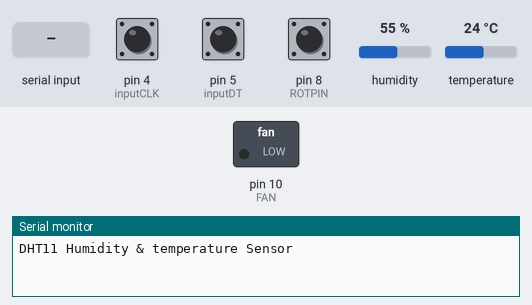
Simulated run of this sketch. Board: Arduino Uno, built with avr-gcc and run on an emulated ATmega328P. On the bench: switched loads named in the sketch (green lamp = pin HIGH), the last lines printed to the serial monitor. Inputs (shaded band) come from the test bench; at power-on: pin 8 (ROTPIN) HIGH, pin 4 (inputCLK) HIGH, pin 5 (inputDT) HIGH, humidity 55 %, temperature 24 °C.

Above: at 2.2 s.
2.3 s: "C;" received over Serial
At 4.1 s:
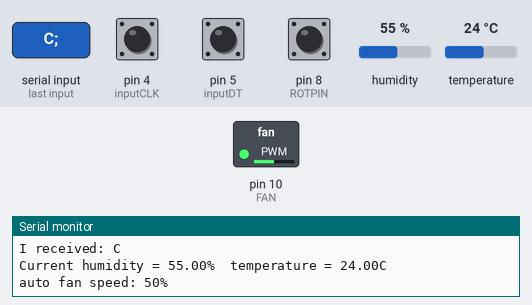
4.8 s: pin 8 (ROTPIN) pulled LOW for 0.15 s
6.4 s: "B;" received over Serial
8.9 s: pin 4 (inputCLK) pulled LOW for 0.15 s
At 10.2 s:
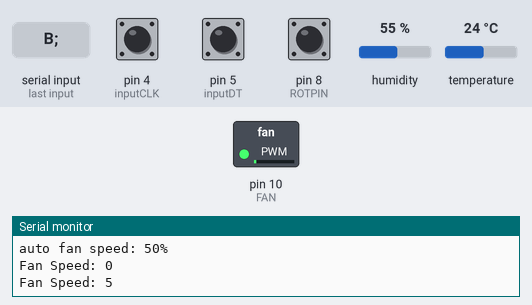
10.5 s: pin 4 (inputCLK) pulled LOW for 3.2 s
At 14.5 s:
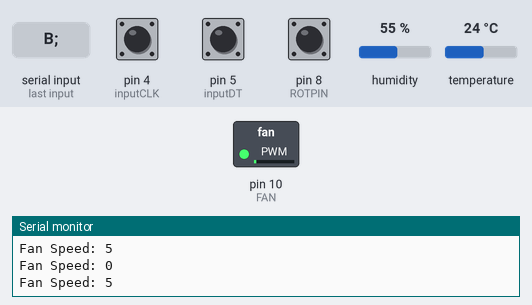
15.2 s: "90,45;" received over Serial
Timing chart, 0 to 18.2 s (numbered marks = the images above; inputs shaded):
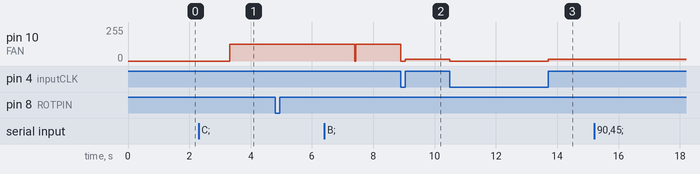

Measured:
- after the input at 2.3 s, pin 10 (FAN): 0/255 → 127/255 after 1.0 s
- after the input at 6.4 s, pin 10 (FAN): 127/255 → 0/255 after 1.0 s, → 127/255 0.02 s later
- after the input at 8.9 s, pin 10 (FAN): 127/255 → 0/255 at once, → 12/255 0.15 s later
- after the input at 10.5 s, pin 10 (FAN): 12/255 → 0/255 at once, → 12/255 3.2 s later

The sketch:

AmbientHouseProject.ino
```cpp
///DHT11
#include "dht.h"
#define dht_pin 11
dht DHT;

//ROTARY
#define inputCLK 4
#define inputDT 5

int counter = 0;
int currentStateCLK;
int previousStateCLK;

  //ROTARY BUTTON
  const int ROTPIN = 8;
  int modeState = 1;
  int swReadNew = 0;
  int swReadOld = 1;

//FAN
const int FAN = 10;
int fan_speed;

bool automatic = false;

//DELAY AND DEBOUNCE
int tempDelayPeriod = 2000;
unsigned long time_now = 0;
const unsigned long debounce = 100;
unsigned long previousTime = 0;

void setup()
{
  Serial.begin(9600);

  pinMode(FAN, OUTPUT);
  pinMode(inputCLK, INPUT_PULLUP);
  pinMode(inputDT, INPUT_PULLUP);
  pinMode(ROTPIN, INPUT_PULLUP);

  previousStateCLK = digitalRead(inputCLK);

  delay(500);//Delay to let system boot
  Serial.println("DHT11 Humidity & temperature Sensor\n\n");
  delay(500);//Wait before accessing Sensor
}

void loop()
{
//ROTARY BUTTON
    unsigned long currentTime = millis();
    swReadNew = digitalRead(ROTPIN);
    if (swReadOld == 0 && swReadNew == 1)
    {
      if (modeState == 0)
      {
        Serial.println("Mode 3");
        modeState = 3;
      }
      else
      {
        Serial.println("Mode 1");
        modeState = 0;
      }
    }
    swReadOld = swReadNew;
    if (currentTime - previousTime >= debounce)
    {
      delay(1);
    }

    //ROTARY TURNING
    if (modeState == 0)
    {
      currentStateCLK = digitalRead(inputCLK);

      if (currentStateCLK != previousStateCLK)
      {
        if (digitalRead(inputDT) != currentStateCLK)
        {
          counter = counter - 5;
          if (counter < 0)
          {
            counter = 0;
          }
        }
        else
        {
          counter = counter + 5;
          if (counter > 100)
          {
            counter = 100;
          }
        }
        fan_speed = (counter * 255) / 100;
        analogWrite(FAN, fan_speed);
        Serial.print("Fan Speed: ");
        Serial.println(counter);
      }
      previousStateCLK = currentStateCLK;
    }

//PROTOCOL
  if (Serial.available() > 0)
  {
    String a = Serial.readStringUntil(';');
    int b = Serial.parseInt();

    Serial.print("I received: ");
    Serial.println(a);

    //SERIAL FAN CONTROL
    if (a == "B")
    {
      Serial.println("mode 2");
      fan_speed = (b * 255) / 100;
      analogWrite(FAN, fan_speed);
    }

    //AUTOMATIC FAN CONTROL
    else if (a == "C")
    {
      automatic = true;
    }
    if (automatic == true)
    {
      if (millis() >= time_now + tempDelayPeriod)
      {
        DHT.read11(dht_pin);

        Serial.print("Current humidity = ");
        Serial.print(DHT.humidity);
        Serial.print("%  ");
        Serial.print("temperature = ");
        Serial.print(DHT.temperature);
        Serial.println("C  ");

        time_now += tempDelayPeriod;
      }

      if (DHT.temperature < 21.00)
      {
        analogWrite(FAN, 0);
        Serial.println("auto fan speed; 0%");
      }

      if (DHT.temperature >= 22.00)
      {
        analogWrite(FAN, 127);
        Serial.println("auto fan speed: 50%");
      }

      if (DHT.temperature >= 25.00)
      {
        analogWrite(FAN, 191);
        Serial.println("auto fan speed: 75%");
      }

      if (DHT.temperature >= 27.00)
      {
        analogWrite(FAN, 255);
        Serial.println("auto fan speed: 100%");
      }


      if (a == "B")
      {
        automatic = false;
      }
    }
  }
}
```
